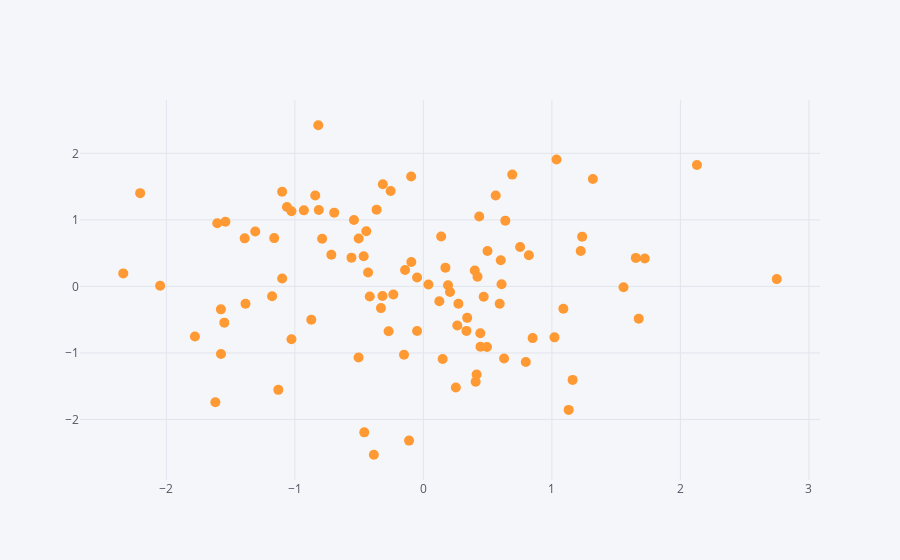

Notebook cell for this chart:
### Code cell
# using scatter plot with iplot by mentioning the kind='scatter' value.
df.iplot(kind='scatter',x='A',y='B', mode='markers',size=10)
# mode = , is used to change the marker style.
